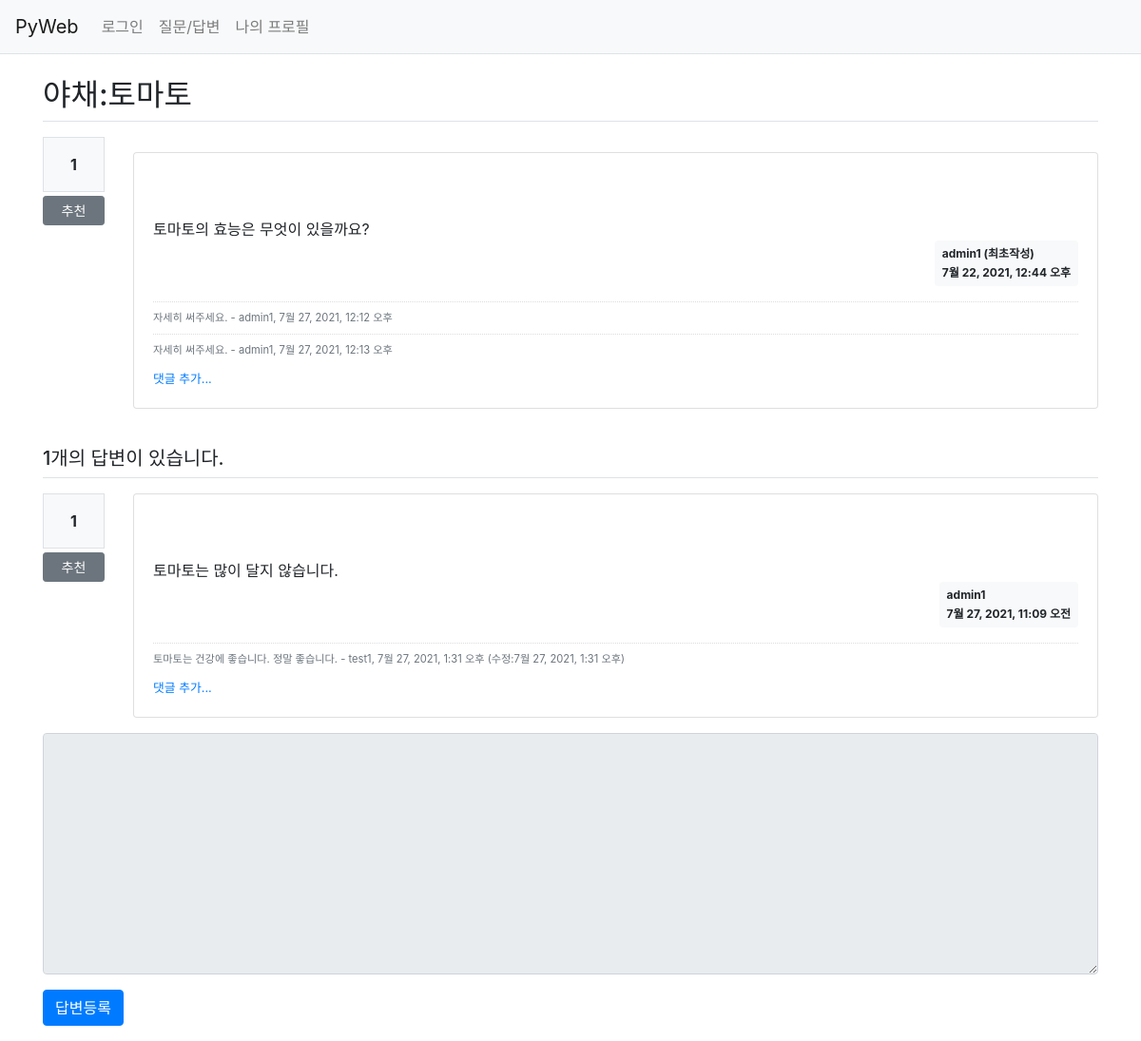
The app's page /pybo/14/ with its own data.
### pybo/models.py (models this page shows, shortened)
class Question(models.Model):
    author = models.ForeignKey(User, on_delete=models.CASCADE,
                               related_name='author_question')
    subject = models.CharField(max_length=200)
    content = models.TextField()
    create_date = models.DateTimeField()
    modify_date = models.DateTimeField(null=True, blank=True)
    voter = models.ManyToManyField(User, related_name='voter_question')

class Comment(models.Model):
    author = models.ForeignKey(User, on_delete=models.CASCADE)
    content = models.TextField()
    create_date = models.DateTimeField()
    modify_date = models.DateTimeField(null=True, blank=True)
    question = models.ForeignKey(Question, null=True, blank=True,
                                 on_delete=models.CASCADE)
    answer = models.ForeignKey(Answer, null=True, blank=True,
                               on_delete=models.CASCADE)

class Answer(models.Model):
    author = models.ForeignKey(User, on_delete=models.CASCADE,
                               related_name='author_answer')
    question = models.ForeignKey(Question, on_delete=models.CASCADE)
    content = models.TextField()
    create_date = models.DateTimeField()
    modify_date = models.DateTimeField(null=True, blank=True)
    voter = models.ManyToManyField(User, related_name='voter_answer')

### pybo/views/base_views.py (the view)
# urls.py: path('<int:question_id>/', base_views.detail, name='detail'),
def detail(request, question_id):
    question = get_object_or_404(Question, pk=question_id)
    context = {'question' : question}
    return render(request, 'pybo/question_detail.html', context)

### templates/pybo/question_detail.html (shortened to what this page needs)
{% extends 'base.html' %}
{% block content %}
<div class="container my-3">
    <h2 class="border-bottom py-2">{{ question.subject }}</h2>
    <div class="row my-3">
        <div class="col-1">
            <div class="bg-light text-center p-3 border font-weight-bolder mb-1">
                {{ question.voter.count }}
            </div>
            <a href="#" data-uri="{% url 'pybo:vote_question' question.id %}"
                class="recommend btn btn-sm btn-secondary btn-block my-1">추천</a>
        </div>
        <div class="col-11">
            <div class="card my-3">
                <div class="card-body">
                    <div class="card-text" style="white-space: pre-line;">
                        {{ question.content }}
                    </div>
                    <div class="d-flex justify-content-end">
                        <div class="badge badge-light p-2 text-left">
                            <div class="mb-2">{{ question.author.username }} (최초작성)</div>
                            <div>{{ question.create_date }}</div>
                        </div>
                    </div>
                    {% if question.comment_set.count > 0 %}
                    <div class="mt-3">
                        {% for comment in question.comment_set.all %}
                        <div class="comment py-2 text-muted">
                            <span style="white-space:pre-line">{{ comment.content }}</span>
                            <span>
                                - {{ comment.author }}, {{ comment.create_date }}
                            </span>
                        </div>
                        {% endfor %}
                    </div>
                    {% endif %}
                    <div>
                        <a href="{% url 'pybo:comment_create_question' question.id %}">
                           <small>댓글 추가...</small> </a>
                    </div>
                </div>
            </div>
        </div>
    </div>
    <h5 class="border-bottom my-3 py-2">
        {{ question.answer_set.count }}개의 답변이 있습니다.
    </h5>
    {% for answer in question.answer_set.all %}
    <div class="row my-3">
        <div class="col-1">
            <div class="bg-light text-center p-3 border font-weight-bolder mb-1">
                {{ answer.voter.count }}
            </div>
            <a href="#" data-uri="{% url 'pybo:vote_answer' answer.id %}"
                class="recommend btn btn-sm btn-secondary btn-block my-1">추천</a>
        </div>
        <div class="col-11">
            <div class="card">
                <div class="card-body">
                    <div class="card-text" style="white-space: pre-line;">
                        {{ answer.content }}
                    </div>
                    <div class="d-flex justify-content-end">
                        <div class="badge badge-light p-2 text-left">
                            <div class="mb-2">{{ answer.author.username }}</div>
                            <div>{{ answer.create_date }}</div>
                        </div>
                    </div>
                    {% if answer.comment_set.count > 0 %}
                        <div class="mt-3">
                            {% for comment in answer.comment_set.all %}
                                <div class="comment py-2 text-muted">
                                    <span style="white-space:pre-line">{{ comment.content }}</span>
                                    <span>
                                        - {{ comment.author }}, {{ comment.create_date }}
                                    {% if comment.modify_date %}
                                        (수정:{{ comment.modify_date }})
                                    {% endif %}
                                    </span>
                                </div>
                            {% endfor %}
                        </div>
                    {% endif %}
                    <div>
                        <a href="{% url 'pybo:comment_create_answer' answer.id %}">
                           <small>댓글 추가...</small> </a>
                    </div>
                </div>
            </div>
        </div>
    </div>
    {% endfor %}
    <form action="{% url 'pybo:answer_create' question.id %}" method="post">
        <div class="form-group">
            <textarea name="content" id="content"
                      {% if not user.is_authenticated %}disabled{% endif %}
                      rows="10" class="form-control"></textarea>
        </div>
        <input type="submit" value="답변등록" class="btn btn-primary">
    </form>
</div>
{% endblock %}

### static/pybo/css/style.css (style rules this page uses)
.comment { border-top:1px dotted #ddd; font-size:0.7em; }

### records on screen
Question: subject "야채:토마토", voter.count "1", content "토마토의 효능은 무엇이 있을까요?", author.username "admin1", create_date "7월 22, 2021, 12:44 오후", answer_set.count "1"
Comment: content "자세히 써주세요.", author "admin1", create_date "7월 27, 2021, 12:12 오후"
Comment: content "자세히 써주세요.", author "admin1", create_date "7월 27, 2021, 12:13 오후"
Answer: voter.count "1", content "토마토는 많이 달지 않습니다.", author.username "admin1", create_date "7월 27, 2021, 11:09 오전"
Comment: content "토마토는 건강에 좋습니다. 정말 좋습니다.", author "test1", create_date "7월 27, 2021, 1:31 오후", modify_date "7월 27, 2021, 1:31 오후"
